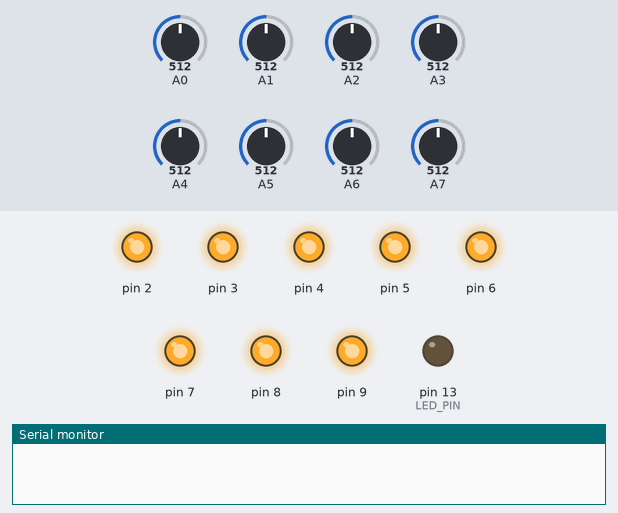
A sketch run on a simulated Arduino Nano, built with avr-gcc and run on an emulated ATmega328P. Parts: output pins drawn as LEDs (lit = HIGH), the last lines printed to the serial monitor. The test bench sets the inputs (shaded band); at power-on: A0 = 512, A1 = 512, A2 = 512, A3 = 512, A4 = 512, A5 = 512, A6 = 512, A7 = 512.

Above: at 1.6 s.
At 4.0 s:
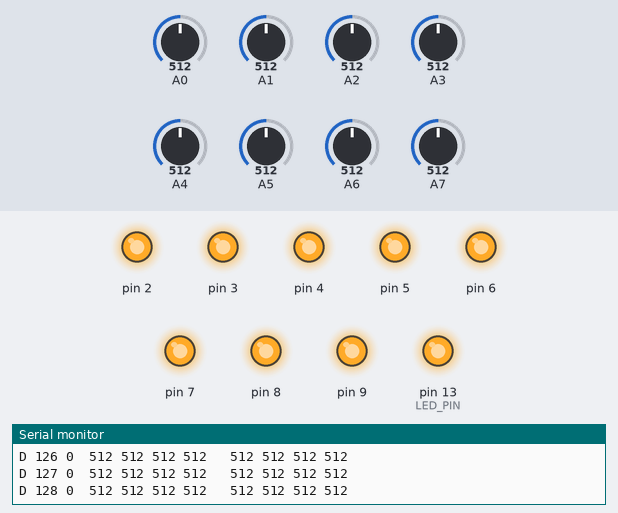
4.1 s: A0 set to 109
5.6 s: A0 set to 88
Timing chart, 0 to 8.6 s (numbered marks = the images above; inputs shaded):
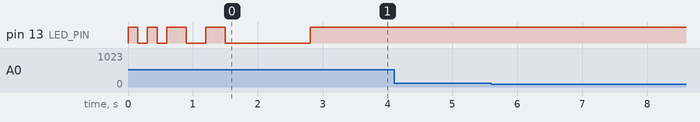

The sketch:

ft-big-octo-1103.ino
```cpp
/* ft-big-octo-1103.ino

  Optical force-torque sensor using eight Vishay TCST1103 optocoupler
  (organized as four "2DOF-sensor modules" with a pair of sensors each)
  connected to an Arduino nano.

  Note: on some Arduino clones, also try the "old bootloader"
  if the IDE reports programming failure.

  Connect the analog inputs to A0..A7, and values are then streamed
  via serial console at 115200 baud.

  The on-board LED (pin 13) displays sensor status like this:

  - Serial not connected: blinking short-short-short-long-pause
  - device working: continuous light
  - single-channel underload/overload: 2Hz blinking
  - all-channels underload (spring broken?): SOS blinking

  Note that we currently use the Arduino nano 3.3V supply to
  drive the LEDs; make sure to replace the LED series resistor
  when using 5V supply voltage.

  Cable encoding for the "2DOF sensor modules" is:

  black  - GND
  red    - 3V3 LED power (2LEDs + 100Ohm resistor, roughly 10mA per pair)
           5V LED power (roughly 20mA per LED pair)
  purple - phototransistor 1 (D connected to GND, so needs pullup)
  gray   - phototransistor 2 (D connected to GND, so needs pullup)

  For best voltage swing using the Arduino nano and the "taped" 1103's,
  we use external 100 kOhm pullup resistors. To avoid an extra circuit
  board, the pullups are placed across the board and driven by digital
  pins D2..D9, together with digitalWrite( D2..D9, HIGH ). Of course,
  5V could also have been used for the pullups, but connecting them
  to 3V3 would lose about 25% of the ADC range.

  2020.02.09 - decide on pullup resistor strategy
  2020.02.08 - created (based on ft-everlight-hex-9904)

  (c) 2018, 2019, 2020, hendrich@informatik.uni-hamburg.de
 */

#include <stdio.h>

#define N_CHANNELS 8
#define USE_INTERNAL_PULLUPS (false)
#define ADC_IDLE_READS   (2)
#define ADC_READ_REPETITIONS  (4)


int channels[ N_CHANNELS ];
int lower_limits[ N_CHANNELS ];
int upper_limits[ N_CHANNELS ];

int iteration;
int led = 0;
int LED_PIN = 13;

int latest_blink_millis = 0;
int t_now;


char buffer[120];


// the setup routine runs once when you press reset:
void setup() {
  // analogReadResolution( 13 ); // only for Teensy 3.2+

  // do we want internal pullups? For now, all external.
  // note: Arduino nano has no internal pullups on A6, A7:
  // make sure to connect external pullups here!
  //
  {
    pinMode( A0, INPUT );
    pinMode( A1, INPUT );
    pinMode( A2, INPUT );
    pinMode( A3, INPUT );
    pinMode( A4, INPUT );
    pinMode( A5, INPUT );
  }
  pinMode( A6, INPUT );
  pinMode( A7, INPUT );

  // we use digital pins to drive the pullup resistors, with
  // the resistors soldered across the board to the matching
  // analog pin...
  //
  for( int di=2; di <= 9; di++  ) {
    pinMode( di, OUTPUT );
    digitalWrite( di, HIGH );
  }

  // use the LED to indicate board status via blinking
  pinMode( LED_PIN, OUTPUT);

  // initialize ADC default values for lower/upper limits
  for( int c=0; c < N_CHANNELS; c++ ) {
    lower_limits[c] =   50;
    upper_limits[c] = 1000;
  }

  // initialize serial communication; wait until ready.
  // At least one full blink iterations, so that we can identify
  // the sketch by watching the blinking pattern.
  //
  Serial.begin(115200);
  int blink_iterations = 0;
  while( !Serial || (blink_iterations < 1)) { // short-short-long-long-pause at least once
    for( int i=0; i < 2; i++ ) {
      digitalWrite( LED_PIN, 1 );
      delay( 150 );
      digitalWrite( LED_PIN, 0 );
      delay( 150 );
    }
    for( int i=0; i < 2; i++ ) {
      digitalWrite( LED_PIN, 1 );
      delay( 300 );
      digitalWrite( LED_PIN, 0 );
      delay( 300 );
    }
    digitalWrite( LED_PIN, 0 );
    delay( 1000 );
    blink_iterations++;
  }
}


// the loop routine runs over and over again forever:
void loop() {

  // read the analog inputs: warmup...
  //
  for( int c=0; c < N_CHANNELS; c++ ) {
    for( int i=0; i < ADC_IDLE_READS; i++ ) {
      analogRead( A0+c );
    }

    // sampling
    channels[c] = 0;
    for( int i=0; i < ADC_READ_REPETITIONS; i++ ) {
      channels[c] += analogRead( A0+c );
    }
    channels[c] /= ADC_READ_REPETITIONS;
  }

  // overload? broken?
  bool broken = true;
  bool overload = false;
  int  error_mask = 0; // bit 8: broken, bit 0..7 channel overload/underload
  int  mask = 1;
  for( int c=0; c < N_CHANNELS; c++ ) {
    if (channels[c] < lower_limits[c]) error_mask |= mask;
    if (channels[c] > upper_limits[c]) error_mask |= mask;
    if (channels[c] > lower_limits[c]) broken = false,
    mask = mask << 1;
  }
  if (error_mask != 0) overload = true;
  if (broken) error_mask |= 0x100;

  // print out the value you read:
  iteration++;
  sprintf( buffer, "D %2d %d  %d %d %d %d   %d %d %d %d\n",
           iteration, error_mask,
           channels[0], channels[1], channels[2], channels[3],
           channels[4], channels[5], channels[6], channels[7] );
  Serial.print( buffer );

  // blinking indicates error
  int now = millis();
  if (overload) latest_blink_millis = now; // remember current overload
  else if ((now - latest_blink_millis) > 1000) { // reset overload flag after 1 second
    latest_blink_millis = 0;
  }

  if (broken) {
    if ((now - latest_blink_millis) > 100) {
      led = led ^ 0x1;
      digitalWrite( LED_PIN, led );
      latest_blink_millis = now;
    }
  }
  else if (overload) {
    if ((now - latest_blink_millis) > 200) {
      led = led ^ 0x1;
      digitalWrite( LED_PIN, led );
      latest_blink_millis = now;
    }
  }
  else {
    led = 0x1;
    digitalWrite( LED_PIN, led );
  }

  Serial.flush(); // wait until Serial port idle before sampling ADC again
  // delay( 1 );
}
```
